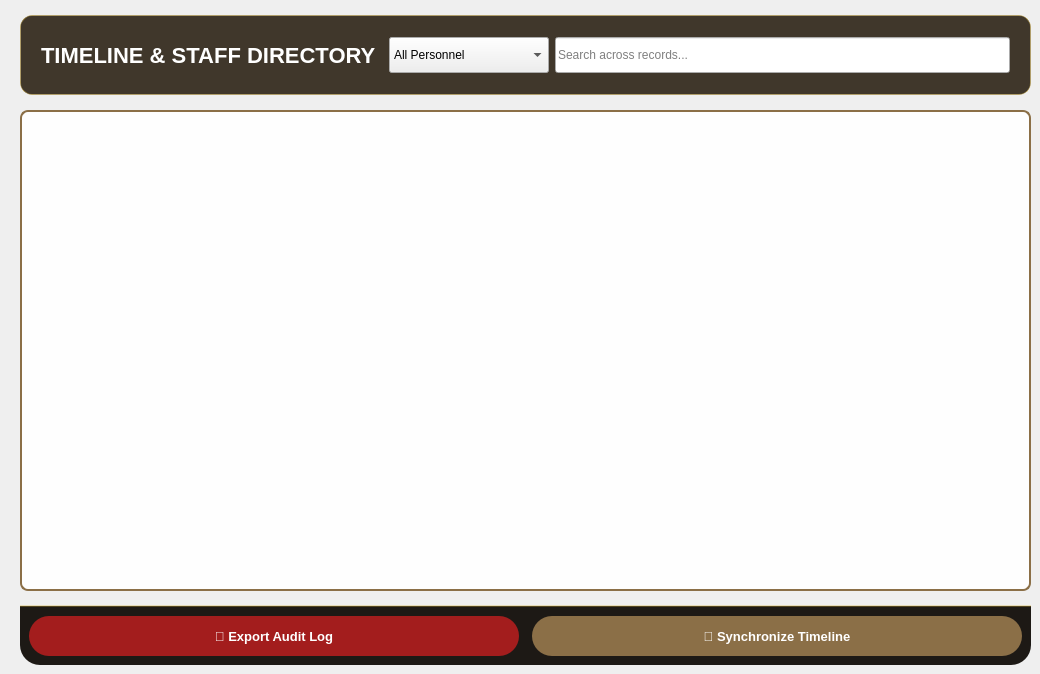
   <widget class="QWidget" name="tab_history">
    <attribute name="title">
     <string>📋 Personnel Records</string>
    </attribute>
    <widget class="QFrame" name="frame_history_header">
     <property name="geometry">
      <rect>
       <x>20</x>
       <y>15</y>
       <width>1011</width>
       <height>80</height>
      </rect>
     </property>
     <property name="styleSheet">
      <string notr="true">QFrame#frame_history_header {
    background: rgba(44, 34, 21, 0.9);
    border: 1px solid rgba(212, 175, 55, 0.4);
    border-radius: 12px;
}</string>
     </property>
     <layout class="QHBoxLayout" name="horizontalLayout_history_header">
      <property name="leftMargin">
       <number>20</number>
      </property>
      <property name="rightMargin">
       <number>20</number>
      </property>
      <item>
       <widget class="QLabel" name="label_titre_histo">
        <property name="styleSheet">
         <string notr="true">font-size: 22px; font-weight: bold; color: white; font-family: 'Gadugi'; text-shadow: 1px 1px 2px rgba(0,0,0,0.5);</string>
        </property>
        <property name="text">
         <string>TIMELINE &amp; STAFF DIRECTORY</string>
        </property>
       </widget>
      </item>
      <item>
       <spacer name="horizontalSpacer_history">
        <property name="orientation">
         <enum>Qt::Orientation::Horizontal</enum>
        </property>
       </spacer>
      </item>
      <item>
       <widget class="QComboBox" name="cb_history_filter">
        <property name="minimumSize">
         <size>
          <width>160</width>
          <height>36</height>
         </size>
        </property>
        <item>
         <property name="text">
          <string>All Personnel</string>
         </property>
        </item>
       </widget>
      </item>
      <item>
       <widget class="QLineEdit" name="le_history_search">
        <property name="minimumSize">
         <size>
          <width>220</width>
          <height>36</height>
         </size>
        </property>
        <property name="placeholderText">
         <string>Search across records...</string>
        </property>
       </widget>
      </item>
     </layout>
    </widget>
    <widget class="QTableView" name="tableView_historique_emp">
     <property name="geometry">
      <rect>
       <x>20</x>
       <y>110</y>
       <width>1011</width>
       <height>481</height>
      </rect>
     </property>
     <property name="styleSheet">
      <string notr="true">
        QTableView { border: 2px solid #8B6F47; background: rgba(255, 255, 255, 0.95); gridline-color: #D4A96A; font-family: 'Segoe UI'; font-size: 13px; border-radius: 8px; }
        QHeaderView::section { background: #8B6F47; color: white; padding: 10px; border: none; font-weight: bold; }
        QTableView::item:selected { background: #D4AF37; color: white; }
      </string>
     </property>
    </widget>
    <widget class="QFrame" name="frame_history_footer">
     <property name="geometry">
      <rect>
       <x>20</x>
       <y>605</y>
       <width>1011</width>
       <height>60</height>
      </rect>
     </property>
     <property name="styleSheet">
      <string notr="true">QFrame#frame_history_footer { background: rgba(18, 14, 10, 0.95); border-top: 2px solid rgba(212, 175, 55, 0.3); border-bottom-left-radius: 20px; border-bottom-right-radius: 20px; }</string>
     </property>
     <layout class="QHBoxLayout" name="horizontalLayout_footer">
      <item>
       <widget class="QPushButton" name="btn_export_pdf">
        <property name="minimumSize">
         <size>
          <width>160</width>
          <height>40</height>
         </size>
        </property>
        <property name="styleSheet">
         <string notr="true">QPushButton { background: #A31D1D; color: white; border-radius: 20px; font-weight: bold; font-size: 13px; } QPushButton:hover { background: #D32F2F; }</string>
        </property>
        <property name="text">
         <string>📄 Export Audit Log</string>
        </property>
       </widget>
      </item>
      <item>
       <spacer name="horizontalSpacer_footer">
        <property name="orientation">
         <enum>Qt::Orientation::Horizontal</enum>
        </property>
       </spacer>
      </item>
      <item>
       <widget class="QPushButton" name="btn_refresh_history">
        <property name="minimumSize">
         <size>
          <width>180</width>
          <height>40</height>
         </size>
        </property>
        <property name="styleSheet">
         <string notr="true">QPushButton { background: #8B6F47; color: white; border-radius: 20px; font-weight: bold; font-size: 13px; } QPushButton:hover { background: #A0825A; }</string>
        </property>
        <property name="text">
         <string>🔄 Synchronize Timeline</string>
        </property>
       </widget>
      </item>
     </layout>
    </widget>
   </widget>
